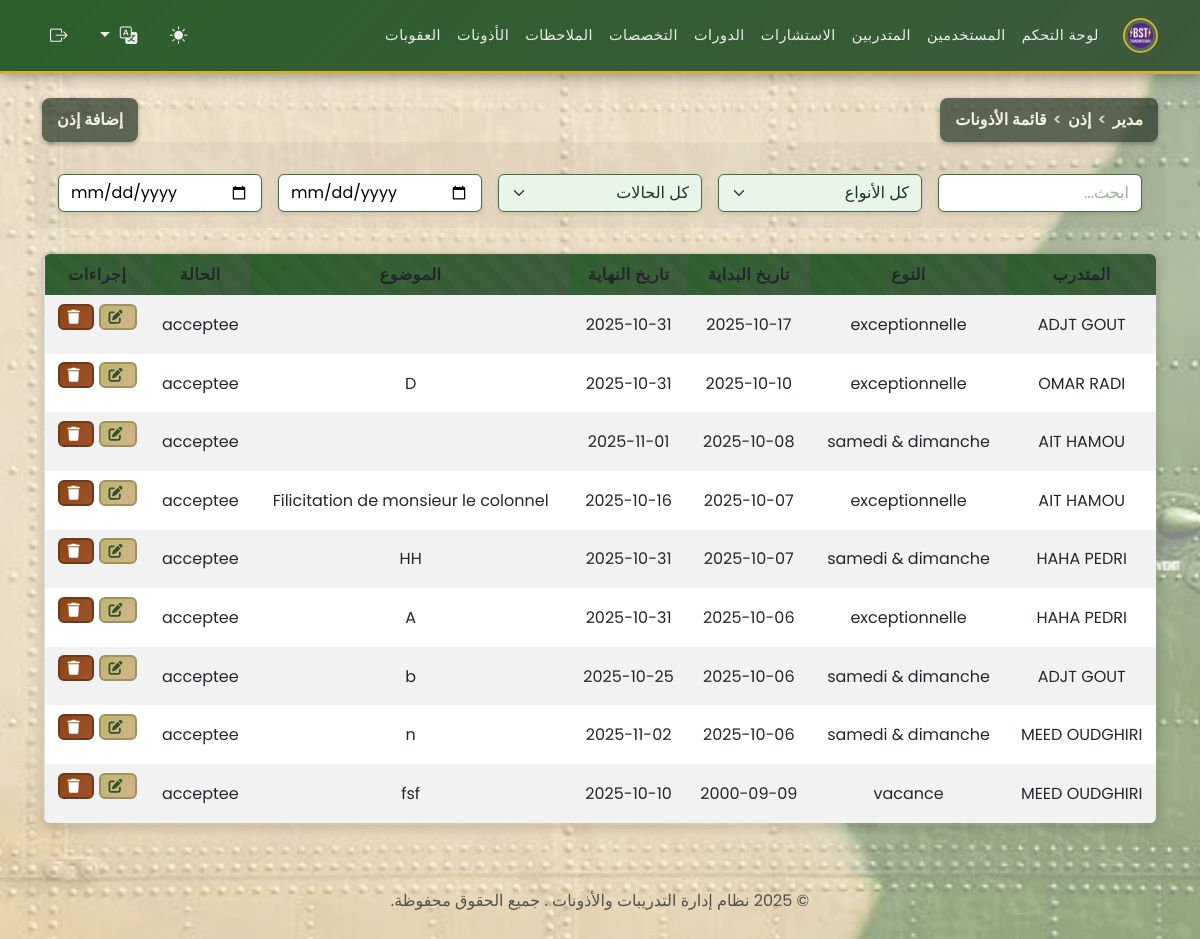
/admin/manage_permissions.php (signed in), run on the app's committed database.
### tables this page shows
CREATE TABLE `permissions` (
  `id` int(11) NOT NULL,
  `id_stagiaire` int(11) NOT NULL,
  `type` enum('samedi & dimanche','exceptionnelle','vacance') NOT NULL,
  `date_debut` date DEFAULT NULL,
  `date_fin` date DEFAULT NULL,
  `motif` text DEFAULT NULL,
  `statut` enum('acceptee','refusee','en_attente') DEFAULT 'en_attente'
);

CREATE TABLE `stagiaires` (
  `id` int(11) NOT NULL,
  `matricule` varchar(50) NOT NULL,
  `nom` varchar(100) NOT NULL,
  `prenom` varchar(100) NOT NULL,
  `date_naissance` date DEFAULT NULL,
  `adresse` text DEFAULT NULL,
  `telephone` varchar(20) DEFAULT NULL,
  `email` varchar(100) DEFAULT NULL,
  `groupe_sanguin` enum('A+','A-','B+','B-','AB+','AB-','O+','O-') DEFAULT NULL,
  `photo` varchar(255) DEFAULT NULL,
  `grade` enum('Lieutenant','Sous-Lieutenant','Adjudant Chef','Adjudant','Sergent Chef','Sergent','Caporal Chef','Caporal','2 eme Classe','1er Classe') DEFAULT NULL,
  `date_inscription` date DEFAULT curdate(),
  `id_stage` int(11) NOT NULL,
  `id_specialite` int(11) NOT NULL
);

### functions.php (called while the page is built, shortened)
<?php
if (isset($_GET['lang'])) {
    $lang = $_GET['lang'];
    $_SESSION['lang'] = $lang;
} elseif (isset($_SESSION['lang'])) {
    $lang = $_SESSION['lang'];
} else {
    $lang = 'ar';
    $_SESSION['lang'] = $lang;
}
$lang_file = __DIR__ . '/lang/' . $lang . '.php';
if (file_exists($lang_file)) {
    $translations = include $lang_file;
} else {
    $translations = include __DIR__ . '/lang/ar.php';
}
?>

### admin/manage_permissions.php (the view, shortened to what this page needs)
<?php
require '../functions.php';
$permissions = $pdo->query("
    SELECT p.*, s.nom, s.prenom
    FROM permissions p
    JOIN stagiaires s ON p.id_stagiaire = s.id
    ORDER BY p.date_debut DESC
")->fetchAll();
?>
<?php include '../templates/header.php'; ?>
<div class="d-flex justify-content-between align-items-center mb-3">
<div class="breadcrumb-header"><?php echo htmlspecialchars($translations['breadcrumb_admin']); ?> <span>></span> <?php echo htmlspecialchars($translations['breadcrumb_permission']); ?> <span>></span> <?php echo htmlspecialchars($translations['breadcrumb_liste_permissions']); ?></div>
<button class="breadcrumb-header" data-bs-toggle="modal" data-bs-target="#addPermissionModal"><?php echo htmlspecialchars($translations['add_permission']); ?></button>
</div>
<div class="mb-3 row g-3 align-items-center">
    <div class="col">
        <input type="text" id="searchInput" class="form-control" placeholder="<?php echo htmlspecialchars($translations['search']); ?>">
    </div>
    <div class="col">
        <select id="filterType" class="form-select">
            <option value=""><?php echo htmlspecialchars($translations['all_types']); ?></option>
        </select>
    </div>
    <div class="col">
        <select id="filterStatut" class="form-select">
            <option value=""><?php echo htmlspecialchars($translations['all_statuses']); ?></option>
        </select>
    </div>
    <div class="col">
        <input type="date" id="dateFrom" class="form-control" placeholder="<?php echo htmlspecialchars($translations['from_start_date']); ?>">
    </div>
    <div class="col">
        <input type="date" id="dateTo" class="form-control" placeholder="<?php echo htmlspecialchars($translations['to_start_date']); ?>">
    </div>
</div>
<table class="table table-striped table-responsive" style="border-radius: 0.5rem; overflow: hidden;">
    <thead>
        <tr>
            <th><?php echo htmlspecialchars($translations['trainee']); ?></th>
            <th><?php echo htmlspecialchars($translations['type']); ?></th>
            <th><?php echo htmlspecialchars($translations['start_date']); ?></th>
            <th><?php echo htmlspecialchars($translations['end_date']); ?></th>
            <th><?php echo htmlspecialchars($translations['subject']); ?></th>
            <th><?php echo htmlspecialchars($translations['status']); ?></th>
            <th><?php echo htmlspecialchars($translations['actions']); ?></th>
        </tr>
    </thead>
    <tbody id="permissionsTableBody">
        <?php foreach ($permissions as $perm): ?>
        <tr data-stagiaire="<?php echo htmlspecialchars($perm['nom'] . ' ' . $perm['prenom']); ?>" data-type="<?php echo htmlspecialchars($perm['type']); ?>" data-statut="<?php echo htmlspecialchars($perm['statut']); ?>" data-date="<?php echo $perm['date_debut']; ?>">
            <td><?php echo htmlspecialchars($perm['nom'] . ' ' . $perm['prenom']); ?></td>
            <td><?php echo htmlspecialchars($perm['type']); ?></td>
            <td><?php echo $perm['date_debut']; ?></td>
            <td><?php echo $perm['date_fin']; ?></td>
            <td><?php echo htmlspecialchars($perm['motif']); ?></td>
            <td><?php echo htmlspecialchars($perm['statut']); ?></td>
            <td>
                <button class="btn btn-sm btn-warning" data-bs-toggle="modal" data-bs-target="#editPermissionModal<?php echo $perm['id']; ?>"><i class="fas fa-edit"></i></button>
                <form method="post" action="../actions/delete_permission.php" style="display:inline-block;" onsubmit="return confirm('<?php echo htmlspecialchars($translations['confirm_delete_permission']); ?>');">
                    <button type="submit" class="btn btn-sm btn-danger"><i class="fas fa-trash"></i></button>
                </form>
            </td>
        </tr>
        <?php endforeach; ?>
    </tbody>
</table>
<?php include '../templates/footer.php'; ?>

### templates/header.php (shortened to what this page needs)
<?php
$html_lang = $translations['lang_code'] ?? 'ar';
$html_dir = $translations['dir'] ?? 'rtl';
$bootstrap_css = $html_dir === 'rtl' ?
     'https://cdn.jsdelivr.net/npm/bootstrap@5.3.0/dist/css/bootstrap.rtl.min.css' :
    'https://cdn.jsdelivr.net/npm/bootstrap@5.3.0/dist/css/bootstrap.min.css';
?>
<!DOCTYPE html>
<html lang="<?php echo htmlspecialchars($html_lang); ?>" dir="<?php echo htmlspecialchars($html_dir); ?>">
<head>
    <link href="<?php echo $bootstrap_css; ?>" rel="stylesheet">
 <link rel="stylesheet" href="https://cdnjs.cloudflare.com/ajax/libs/font-awesome/6.0.0/css/all.min.css">
</head>
<body>
    <?php if (isset($_SESSION['user_id'])): ?>
        <nav class="navbar navbar-expand-lg navbar-dark">
            <div class="container">
                <a class="navbar-brand" href="/pbst_app/index.php">
                    <img src="/pbst_app/images/bst.png" alt="Logo" height="35" class="d-inline-block align-top">
                </a>
                <div class="collapse navbar-collapse" id="navbarNav">
                    <?php if ($_SESSION['role'] == 'admin'): ?>
                        <ul class="navbar-nav">
                            <li class="nav-item"><a class="nav-link"
                                    href="/pbst_app/admin/dashboard_admin.php"><?php echo htmlspecialchars($translations['dashboard']); ?></a>
                            </li>
                            <li class="nav-item"><a class="nav-link"
                                    href="/pbst_app/admin/manage_users.php"><?php echo htmlspecialchars($translations['users']); ?></a>
                            </li>
                            <li class="nav-item"><a class="nav-link"
                                    href="/pbst_app/admin/manage_stagiaires.php"><?php echo htmlspecialchars($translations['trainees']); ?></a>
                            </li>
                            <li class="nav-item"><a class="nav-link"
                                    href="/pbst_app/admin/manage_consultations.php"><?php echo htmlspecialchars($translations['consultations']); ?></a>
                            </li>
                            <li class="nav-item"><a class="nav-link"
                                    href="/pbst_app/admin/manage_stages.php"><?php echo htmlspecialchars($translations['stages']); ?></a>
                            </li>
                            <li class="nav-item"><a class="nav-link"
                                    href="/pbst_app/admin/manage_specialites.php"><?php echo htmlspecialchars($translations['specialities']); ?></a>
                            </li>
                            <li class="nav-item"><a class="nav-link"
                                    href="/pbst_app/admin/manage_notes.php"><?php echo htmlspecialchars($translations['notes']); ?></a>
                            </li>
                            <li class="nav-item"><a class="nav-link"
                                    href="/pbst_app/admin/manage_permissions.php"><?php echo htmlspecialchars($translations['permissions']); ?></a>
                            </li>
                            <li class="nav-item"><a class="nav-link"
                                    href="/pbst_app/admin/manage_sanctions.php"><?php echo htmlspecialchars($translations['sanctions']); ?></a>
                            </li>
                        </ul>
                    <?php endif; ?>
                    <ul class="navbar-nav ms-auto align-items-center gap-3">
                        <li class="nav-item">
                            <button id="theme-toggle" class="btn btn-link nav-link p-0"
                                style="border: none; background: none;"
                                aria-label="Toggle dark mode">
                            </button>
                        </li>
                        <li class="nav-item dropdown">
                            <a class="nav-link dropdown-toggle p-0" href="#" id="langDropdown" role="button"
                                data-bs-toggle="dropdown" aria-expanded="false" aria-label="Select language">
                                <i class="bi bi-translate"></i>
                            </a>
                        </li>
                        <li class="nav-item">
                            <a href="/pbst_app/auth/logout.php" id="logout-btn" class="nav-link p-0"
                                style="border: none; background: none; text-decoration: none;"
                                aria-label="Logout">
                                <i class="bi bi-box-arrow-right"></i>
                            </a>
                        </li>
                    </ul>
                </div>
        </nav>
    <?php endif; ?>
    <div class="container mt-4">

### templates/footer.php (shortened to what this page needs)
<footer class=" text-center text-muted py-3 mt-5">
    <div class="container">
        <p><?php echo htmlspecialchars($translations['footer_copyright']); ?></p>
    </div>
</footer>
<link rel="stylesheet" href="https://cdn.jsdelivr.net/npm/bootstrap-icons@1.10.5/font/bootstrap-icons.css">
</body>
</html>

### data on the page
permissions: id_stagiaire.prenom "ADJT GOUT", type "exceptionnelle", date_debut "2025-10-17", date_fin "2025-10-31", statut "acceptee"
permissions: id_stagiaire.prenom "OMAR RADI", type "exceptionnelle", date_debut "2025-10-10", date_fin "2025-10-31", motif "D", statut "acceptee"
permissions: id_stagiaire.prenom "AIT HAMOU", type "samedi & dimanche", date_debut "2025-10-08", date_fin "2025-11-01", statut "acceptee"
permissions: id_stagiaire.prenom "AIT HAMOU", type "exceptionnelle", date_debut "2025-10-07", date_fin "2025-10-16", motif "Filicitation de monsieur le colonnel", statut "acceptee"
permissions: id_stagiaire.prenom "HAHA PEDRI", type "samedi & dimanche", date_debut "2025-10-07", date_fin "2025-10-31", motif "HH", statut "acceptee"
permissions: id_stagiaire.prenom "HAHA PEDRI", type "exceptionnelle", date_debut "2025-10-06", date_fin "2025-10-31", motif "A", statut "acceptee"
permissions: id_stagiaire.prenom "ADJT GOUT", type "samedi & dimanche", date_debut "2025-10-06", date_fin "2025-10-25", motif "b", statut "acceptee"
permissions: id_stagiaire.prenom "MEED OUDGHIRI", type "samedi & dimanche", date_debut "2025-10-06", date_fin "2025-11-02", motif "n", statut "acceptee"
permissions: id_stagiaire.prenom "MEED OUDGHIRI", type "vacance", date_debut "2000-09-09", date_fin "2025-10-10", motif "fsf", statut "acceptee"

### other printed values
$translations['dashboard'] "لوحة التحكم"
$translations['users'] "المستخدمين"
$translations['trainees'] "المتدربين"
$translations['consultations'] "الاستشارات"
$translations['stages'] "الدورات"
$translations['specialities'] "التخصصات"
$translations['notes'] "الملاحظات"
$translations['permissions'] "الأذونات"
$translations['sanctions'] "العقوبات"
$translations['breadcrumb_admin'] "مدير"
$translations['breadcrumb_permission'] "إذن"
$translations['breadcrumb_liste_permissions'] "قائمة الأذونات"
$translations['add_permission'] "إضافة إذن"
$translations['trainee'] "المتدرب"
$translations['type'] "النوع"
